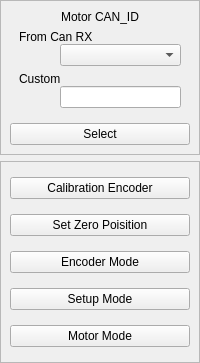
               <widget class="QFrame" name="frame_20">
                <property name="sizePolicy">
                 <sizepolicy hsizetype="Preferred" vsizetype="Preferred">
                  <horstretch>1</horstretch>
                  <verstretch>0</verstretch>
                 </sizepolicy>
                </property>
                <property name="frameShape">
                 <enum>QFrame::NoFrame</enum>
                </property>
                <property name="frameShadow">
                 <enum>QFrame::Plain</enum>
                </property>
                <layout class="QVBoxLayout" name="verticalLayout_14">
                 <property name="leftMargin">
                  <number>0</number>
                 </property>
                 <property name="topMargin">
                  <number>0</number>
                 </property>
                 <property name="rightMargin">
                  <number>0</number>
                 </property>
                 <property name="bottomMargin">
                  <number>0</number>
                 </property>
                 <item>
                  <widget class="QFrame" name="frame_22">
                   <property name="sizePolicy">
                    <sizepolicy hsizetype="Preferred" vsizetype="Preferred">
                     <horstretch>0</horstretch>
                     <verstretch>2</verstretch>
                    </sizepolicy>
                   </property>
                   <property name="frameShape">
                    <enum>QFrame::StyledPanel</enum>
                   </property>
                   <property name="frameShadow">
                    <enum>QFrame::Plain</enum>
                   </property>
                   <layout class="QVBoxLayout" name="verticalLayout_11">
                    <item>
                     <widget class="QLabel" name="label_3">
                      <property name="sizePolicy">
                       <sizepolicy hsizetype="Preferred" vsizetype="Preferred">
                        <horstretch>0</horstretch>
                        <verstretch>1</verstretch>
                       </sizepolicy>
                      </property>
                      <property name="layoutDirection">
                       <enum>Qt::LeftToRight</enum>
                      </property>
                      <property name="text">
                       <string>Motor CAN_ID</string>
                      </property>
                      <property name="alignment">
                       <set>Qt::AlignCenter</set>
                      </property>
                     </widget>
                    </item>
                    <item>
                     <widget class="QFrame" name="frame_23">
                      <property name="sizePolicy">
                       <sizepolicy hsizetype="Preferred" vsizetype="Preferred">
                        <horstretch>1</horstretch>
                        <verstretch>2</verstretch>
                       </sizepolicy>
                      </property>
                      <property name="frameShape">
                       <enum>QFrame::NoFrame</enum>
                      </property>
                      <property name="frameShadow">
                       <enum>QFrame::Plain</enum>
                      </property>
                      <layout class="QVBoxLayout" name="verticalLayout_12">
                       <property name="spacing">
                        <number>0</number>
                       </property>
                       <property name="leftMargin">
                        <number>9</number>
                       </property>
                       <property name="topMargin">
                        <number>0</number>
                       </property>
                       <property name="rightMargin">
                        <number>9</number>
                       </property>
                       <property name="bottomMargin">
                        <number>0</number>
                       </property>
                       <item>
                        <widget class="QFrame" name="frame_25">
                         <property name="frameShape">
                          <enum>QFrame::NoFrame</enum>
                         </property>
                         <property name="frameShadow">
                          <enum>QFrame::Plain</enum>
                         </property>
                         <layout class="QHBoxLayout" name="horizontalLayout_14">
                          <property name="spacing">
                           <number>0</number>
                          </property>
                          <property name="leftMargin">
                           <number>0</number>
                          </property>
                          <property name="topMargin">
                           <number>0</number>
                          </property>
                          <property name="rightMargin">
                           <number>0</number>
                          </property>
                          <property name="bottomMargin">
                           <number>0</number>
                          </property>
                          <item>
                           <widget class="QLabel" name="label_4">
                            <property name="sizePolicy">
                             <sizepolicy hsizetype="Preferred" vsizetype="Minimum">
                              <horstretch>3</horstretch>
                              <verstretch>1</verstretch>
                             </sizepolicy>
                            </property>
                            <property name="frameShape">
                             <enum>QFrame::NoFrame</enum>
                            </property>
                            <property name="text">
                             <string>From Can RX</string>
                            </property>
                           </widget>
                          </item>
                          <item>
                           <widget class="QFrame" name="frame_28">
                            <property name="sizePolicy">
                             <sizepolicy hsizetype="Preferred" vsizetype="Preferred">
                              <horstretch>1</horstretch>
                              <verstretch>1</verstretch>
                             </sizepolicy>
                            </property>
                            <property name="frameShape">
                             <enum>QFrame::NoFrame</enum>
                            </property>
                            <property name="frameShadow">
                             <enum>QFrame::Raised</enum>
                            </property>
                           </widget>
                          </item>
                         </layout>
                        </widget>
                       </item>
                       <item>
                        <widget class="QFrame" name="frame_26">
                         <property name="frameShape">
                          <enum>QFrame::NoFrame</enum>
                         </property>
                         <property name="frameShadow">
                          <enum>QFrame::Plain</enum>
                         </property>
                         <layout class="QHBoxLayout" name="horizontalLayout_8">
                          <property name="spacing">
                           <number>0</number>
                          </property>
                          <property name="leftMargin">
                           <number>0</number>
                          </property>
                          <property name="topMargin">
                           <number>0</number>
                          </property>
                          <property name="rightMargin">
                           <number>0</number>
                          </property>
                          <property name="bottomMargin">
                           <number>0</number>
                          </property>
                          <item>
                           <widget class="QFrame" name="frame_27">
                            <property name="sizePolicy">
                             <sizepolicy hsizetype="Preferred" vsizetype="Preferred">
                              <horstretch>1</horstretch>
                              <verstretch>1</verstretch>
                             </sizepolicy>
                            </property>
                            <property name="frameShape">
                             <enum>QFrame::NoFrame</enum>
                            </property>
                            <property name="frameShadow">
                             <enum>QFrame::Raised</enum>
                            </property>
                           </widget>
                          </item>
                          <item>
                           <widget class="QComboBox" name="cbx_select_motor_canid">
                            <property name="sizePolicy">
                             <sizepolicy hsizetype="Preferred" vsizetype="Preferred">
                              <horstretch>3</horstretch>
                              <verstretch>0</verstretch>
                             </sizepolicy>
                            </property>
                           </widget>
                          </item>
                         </layout>
                        </widget>
                       </item>
                      </layout>
                     </widget>
                    </item>
                    <item>
                     <widget class="QFrame" name="frame_24">
                      <property name="sizePolicy">
                       <sizepolicy hsizetype="Preferred" vsizetype="Preferred">
                        <horstretch>1</horstretch>
                        <verstretch>2</verstretch>
                       </sizepolicy>
                      </property>
                      <property name="frameShape">
                       <enum>QFrame::NoFrame</enum>
                      </property>
                      <property name="frameShadow">
                       <enum>QFrame::Plain</enum>
                      </property>
                      <layout class="QVBoxLayout" name="verticalLayout_13">
                       <property name="spacing">
                        <number>0</number>
                       </property>
                       <property name="topMargin">
                        <number>0</number>
                       </property>
                       <property name="bottomMargin">
                        <number>9</number>
                       </property>
                       <item>
                        <widget class="QFrame" name="frame_29">
                         <property name="frameShape">
                          <enum>QFrame::NoFrame</enum>
                         </property>
                         <property name="frameShadow">
                          <enum>QFrame::Plain</enum>
                         </property>
                         <layout class="QHBoxLayout" name="horizontalLayout_15">
                          <property name="spacing">
                           <number>0</number>
                          </property>
                          <property name="leftMargin">
                           <number>0</number>
                          </property>
                          <property name="topMargin">
                           <number>0</number>
                          </property>
                          <property name="rightMargin">
                           <number>0</number>
                          </property>
                          <property name="bottomMargin">
                           <number>0</number>
                          </property>
                          <item>
                           <widget class="QLabel" name="label_5">
                            <property name="sizePolicy">
                             <sizepolicy hsizetype="Preferred" vsizetype="Preferred">
                              <horstretch>3</horstretch>
                              <verstretch>1</verstretch>
                             </sizepolicy>
                            </property>
                            <property name="text">
                             <string>Custom</string>
                            </property>
                           </widget>
                          </item>
                          <item>
                           <widget class="QFrame" name="frame_31">
                            <property name="sizePolicy">
                             <sizepolicy hsizetype="Preferred" vsizetype="Preferred">
                              <horstretch>1</horstretch>
                              <verstretch>0</verstretch>
                             </sizepolicy>
                            </property>
                            <property name="frameShape">
                             <enum>QFrame::NoFrame</enum>
                            </property>
                            <property name="frameShadow">
                             <enum>QFrame::Plain</enum>
                            </property>
                           </widget>
                          </item>
                         </layout>
                        </widget>
                       </item>
                       <item>
                        <widget class="QFrame" name="frame_30">
                         <property name="frameShape">
                          <enum>QFrame::NoFrame</enum>
                         </property>
                         <property name="frameShadow">
                          <enum>QFrame::Plain</enum>
                         </property>
                         <layout class="QHBoxLayout" name="horizontalLayout_16">
                          <property name="spacing">
                           <number>0</number>
                          </property>
                          <property name="leftMargin">
                           <number>0</number>
                          </property>
                          <property name="topMargin">
                           <number>0</number>
                          </property>
                          <property name="rightMargin">
                           <number>0</number>
                          </property>
                          <property name="bottomMargin">
                           <number>0</number>
                          </property>
                          <item>
                           <widget class="QFrame" name="frame_32">
                            <property name="sizePolicy">
                             <sizepolicy hsizetype="Preferred" vsizetype="Preferred">
                              <horstretch>1</horstretch>
                              <verstretch>1</verstretch>
                             </sizepolicy>
                            </property>
                            <property name="frameShape">
                             <enum>QFrame::NoFrame</enum>
                            </property>
                            <property name="frameShadow">
                             <enum>QFrame::Plain</enum>
                            </property>
                           </widget>
                          </item>
                          <item>
                           <widget class="QLineEdit" name="edt_custom_motor_canid">
                            <property name="sizePolicy">
                             <sizepolicy hsizetype="Expanding" vsizetype="Minimum">
                              <horstretch>3</horstretch>
                              <verstretch>0</verstretch>
                             </sizepolicy>
                            </property>
                           </widget>
                          </item>
                         </layout>
                        </widget>
                       </item>
                      </layout>
                     </widget>
                    </item>
                    <item>
                     <widget class="QPushButton" name="btn_select">
                      <property name="sizePolicy">
                       <sizepolicy hsizetype="Minimum" vsizetype="Minimum">
                        <horstretch>0</horstretch>
                        <verstretch>1</verstretch>
                       </sizepolicy>
                      </property>
                      <property name="text">
                       <string>Select</string>
                      </property>
                     </widget>
                    </item>
                   </layout>
                  </widget>
                 </item>
                 <item>
                  <widget class="QFrame" name="frame_34">
                   <property name="sizePolicy">
                    <sizepolicy hsizetype="Preferred" vsizetype="Preferred">
                     <horstretch>0</horstretch>
                     <verstretch>3</verstretch>
                    </sizepolicy>
                   </property>
                   <property name="frameShape">
                    <enum>QFrame::StyledPanel</enum>
                   </property>
                   <property name="frameShadow">
                    <enum>QFrame::Plain</enum>
                   </property>
                   <layout class="QVBoxLayout" name="verticalLayout_17">
                    <property name="spacing">
                     <number>15</number>
                    </property>
                    <property name="leftMargin">
                     <number>9</number>
                    </property>
                    <property name="topMargin">
                     <number>15</number>
                    </property>
                    <property name="rightMargin">
                     <number>9</number>
                    </property>
                    <property name="bottomMargin">
                     <number>15</number>
                    </property>
                    <item>
                     <widget class="QPushButton" name="btn_calibration_encoder">
                      <property name="sizePolicy">
                       <sizepolicy hsizetype="Minimum" vsizetype="Minimum">
                        <horstretch>0</horstretch>
                        <verstretch>0</verstretch>
                       </sizepolicy>
                      </property>
                      <property name="text">
                       <string>Calibration Encoder</string>
                      </property>
                     </widget>
                    </item>
                    <item>
                     <widget class="QPushButton" name="btn_set_zero">
                      <property name="sizePolicy">
                       <sizepolicy hsizetype="Minimum" vsizetype="Minimum">
                        <horstretch>0</horstretch>
                        <verstretch>0</verstretch>
                       </sizepolicy>
                      </property>
                      <property name="text">
                       <string>Set Zero Poisition</string>
                      </property>
                     </widget>
                    </item>
                    <item>
                     <widget class="QPushButton" name="btn_encoder_mode">
                      <property name="sizePolicy">
                       <sizepolicy hsizetype="Minimum" vsizetype="Minimum">
                        <horstretch>0</horstretch>
                        <verstretch>0</verstretch>
                       </sizepolicy>
                      </property>
                      <property name="text">
                       <string>Encoder Mode</string>
                      </property>
                     </widget>
                    </item>
                    <item>
                     <widget class="QPushButton" name="btn_setup_mode">
                      <property name="sizePolicy">
                       <sizepolicy hsizetype="Minimum" vsizetype="Minimum">
                        <horstretch>0</horstretch>
                        <verstretch>0</verstretch>
                       </sizepolicy>
                      </property>
                      <property name="baseSize">
                       <size>
                        <width>0</width>
                        <height>0</height>
                       </size>
                      </property>
                      <property name="text">
                       <string>Setup Mode</string>
                      </property>
                     </widget>
                    </item>
                    <item>
                     <widget class="QPushButton" name="btn_motor_mode">
                      <property name="sizePolicy">
                       <sizepolicy hsizetype="Minimum" vsizetype="Minimum">
                        <horstretch>0</horstretch>
                        <verstretch>0</verstretch>
                       </sizepolicy>
                      </property>
                      <property name="text">
                       <string>Motor Mode</string>
                      </property>
                     </widget>
                    </item>
                   </layout>
                  </widget>
                 </item>
                </layout>
               </widget>
